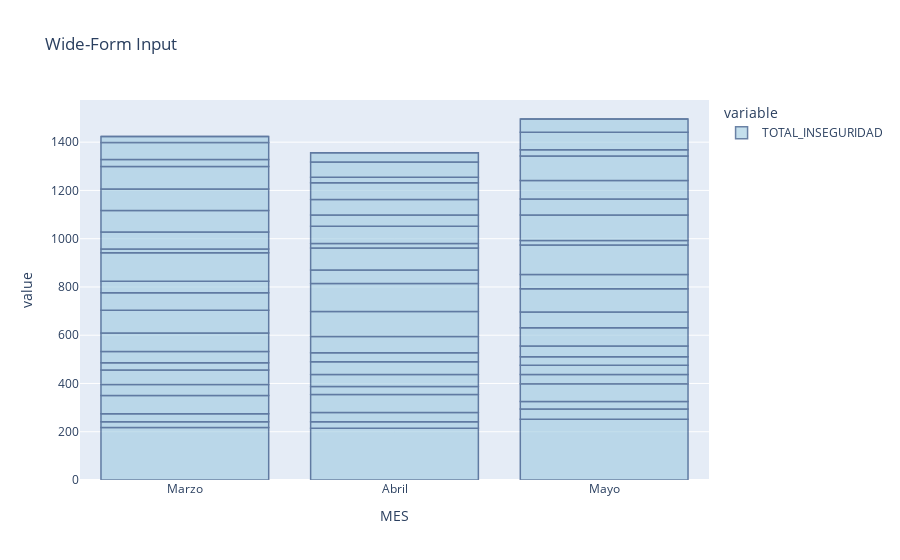

The code cell stored with this chart in its notebook:
### Code cell
fig = px.bar(df, x="MES", y=["TOTAL_INSEGURIDAD"], title="Wide-Form Input")
fig.update_traces(marker_color='rgb(158,202,225)', marker_line_color='rgb(8,48,107)',
                  marker_line_width=1.5, opacity=0.6)
fig.show()

### Figure 1 — Plotly figure (JSON) as saved in the notebook; plotly's stock layout.template omitted (floating-point values rounded to 4 significant figures)
{"data": [{"alignmentgroup": "True", "hovertemplate": "variable=TOTAL_INSEGURIDAD<br>MES=%{x}<br>value=%{y}<extra></extra>", "legendgroup": "TOTAL_INSEGURIDAD", "marker": {"color": "rgb(158,202,225)", "line": {"color": "rgb(8,48,107)", "width": 1.5}}, "name": "TOTAL_INSEGURIDAD", "offsetgroup": "TOTAL_INSEGURIDAD", "opacity": 0.6, "orientation": "v", "showlegend": true, "textposition": "auto", "type": "bar", "x": ["Marzo", "Marzo", "Marzo", "Marzo", "Marzo", "Marzo", "Marzo", "Marzo", "Marzo", "Marzo", "Marzo", "Marzo", "Marzo", "Marzo", "Marzo", "Marzo", "Marzo", "Marzo", "Marzo", "Marzo", "Marzo", "Marzo", "Abril", "Abril", "Abril", "Abril", "Abril", "Abril", "Abril", "Abril", "Abril", "Abril", "Abril", "Abril", "Abril", "Abril", "Abril", "Abril", "Abril", "Abril", "Abril", "Abril", "Abril", "Abril", "Mayo", "Mayo", "Mayo", "Mayo", "Mayo", "Mayo", "Mayo", "Mayo", "Mayo", "Mayo", "Mayo", "Mayo", "Mayo", "Mayo", "Mayo", "Mayo", "Mayo", "Mayo", "Mayo", "Mayo", "Mayo", "Mayo"], "xaxis": "x", "y": [218, 23, 34, 75, 46, 60, 30, 46, 77, 94, 73, 48, 118, 15, 71, 89, 89, 93, 29, 71, 24, 0, 214, 27, 39, 74, 33, 50, 53, 37, 68, 103, 116, 56, 91, 19, 72, 46, 64, 70, 23, 63, 38, 0, 252, 42, 31, 74, 38, 39, 35, 44, 76, 65, 97, 59, 122, 19, 105, 66, 77, 102, 26, 72, 55, 0], "yaxis": "y"}], "layout": {"barmode": "relative", "legend": {"title": {"text": "variable"}, "tracegroupgap": 0}, "title": {"text": "Wide-Form Input"}, "xaxis": {"anchor": "y", "domain": [0, 1], "title": {"text": "MES"}}, "yaxis": {"anchor": "x", "domain": [0, 1], "title": {"text": "value"}}}}
